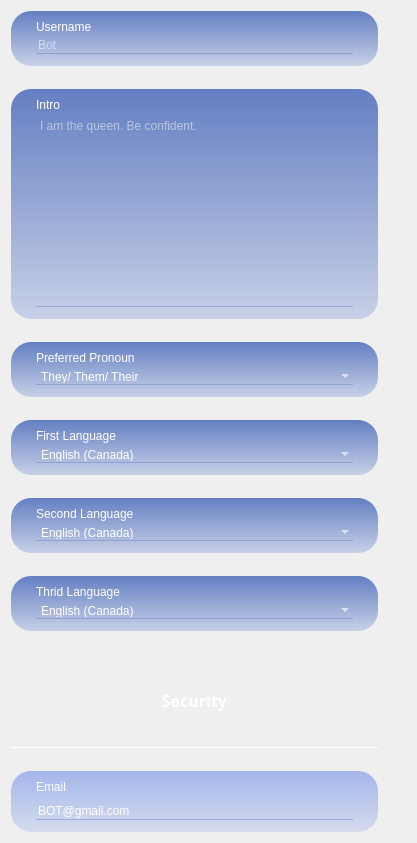
                           <widget class="QWidget" name="scrollAreaWidgetContents">
                            <property name="geometry">
                             <rect>
                              <x>0</x>
                              <y>-174</y>
                              <width>417</width>
                              <height>843</height>
                             </rect>
                            </property>
                            <layout class="QVBoxLayout" name="verticalLayout_11">
                             <property name="spacing">
                              <number>23</number>
                             </property>
                             <property name="rightMargin">
                              <number>39</number>
                             </property>
                             <item>
                              <widget class="QWidget" name="username_wid" native="true">
                               <property name="sizePolicy">
                                <sizepolicy hsizetype="Expanding" vsizetype="Fixed">
                                 <horstretch>0</horstretch>
                                 <verstretch>0</verstretch>
                                </sizepolicy>
                               </property>
                               <property name="minimumSize">
                                <size>
                                 <width>300</width>
                                 <height>0</height>
                                </size>
                               </property>
                               <property name="styleSheet">
                                <string notr="true">QWidget#username_wid
{
background-color: qlineargradient(spread:pad, x1:1, y1:0, x2:1, y2:1, stop:0 rgba(100, 127, 194, 255), stop:1 rgba(123, 149, 216, 87));
border-radius: 20px
}</string>
                               </property>
                               <layout class="QVBoxLayout" name="verticalLayout_10">
                                <property name="spacing">
                                 <number>3</number>
                                </property>
                                <property name="leftMargin">
                                 <number>25</number>
                                </property>
                                <property name="rightMargin">
                                 <number>25</number>
                                </property>
                                <property name="bottomMargin">
                                 <number>12</number>
                                </property>
                                <item>
                                 <widget class="QLabel" name="username_ti">
                                  <property name="styleSheet">
                                   <string notr="true">QLabel#username_ti{
background-color: none;
	font: 8pt &quot;Poppins&quot;;
color: white;
}</string>
                                  </property>
                                  <property name="text">
                                   <string>Username</string>
                                  </property>
                                 </widget>
                                </item>
                                <item>
                                 <widget class="QLineEdit" name="username_enter">
                                  <property name="styleSheet">
                                   <string notr="true">QLineEdit#username_enter{
background-color:rgba(255, 255, 255, 0);
border:none;
border-bottom:1px solid rgba(101, 128, 195, 120);
color: white;
	font: 12pt &quot;Poppins&quot;;
}</string>
                                  </property>
                                  <property name="placeholderText">
                                   <string>Bot</string>
                                  </property>
                                 </widget>
                                </item>
                               </layout>
                              </widget>
                             </item>
                             <item>
                              <widget class="QWidget" name="intro" native="true">
                               <property name="sizePolicy">
                                <sizepolicy hsizetype="Expanding" vsizetype="Fixed">
                                 <horstretch>0</horstretch>
                                 <verstretch>0</verstretch>
                                </sizepolicy>
                               </property>
                               <property name="minimumSize">
                                <size>
                                 <width>300</width>
                                 <height>0</height>
                                </size>
                               </property>
                               <property name="styleSheet">
                                <string notr="true">QWidget#intro
{
background-color: qlineargradient(spread:pad, x1:1, y1:0, x2:1, y2:1, stop:0 rgba(100, 127, 194, 255), stop:1 rgba(123, 149, 216, 87));
border-radius: 20px
}</string>
                               </property>
                               <layout class="QVBoxLayout" name="verticalLayout_17">
                                <property name="spacing">
                                 <number>3</number>
                                </property>
                                <property name="leftMargin">
                                 <number>25</number>
                                </property>
                                <property name="rightMargin">
                                 <number>25</number>
                                </property>
                                <property name="bottomMargin">
                                 <number>12</number>
                                </property>
                                <item>
                                 <widget class="QLabel" name="intro_ti">
                                  <property name="styleSheet">
                                   <string notr="true">QLabel#intro_ti{
background-color: none;
	font: 8pt &quot;Poppins&quot;;
color: white;
}</string>
                                  </property>
                                  <property name="text">
                                   <string>Intro</string>
                                  </property>
                                 </widget>
                                </item>
                                <item>
                                 <widget class="QTextEdit" name="textEdit">
                                  <property name="styleSheet">
                                   <string notr="true">QTextEdit{
background-color:rgba(255, 255, 255, 0);
border:none;
border-bottom:1px solid rgba(101, 128, 195, 120);
color: white;
	font: 12pt &quot;Poppins&quot;;
}





QScrollArea {
        border: none;
    }

    QScrollBar {
        background: #7B95D8;
        border-radius: 5px;
    }

    QScrollBar:horizontal {
        height: 13px;
    }

    QScrollBar:vertical {
        width: 13px;
    }

    QScrollBar::handle {
        background: #E1EAFE;
        border-radius: 5px;
    }

    QScrollBar::handle:horizontal {
        height: 25px;
        min-width: 10px;
    }

    QScrollBar::handle:vertical {
        width: 25px;
        min-height: 10px;
    }

    QScrollBar::add-line {
        border: none;
        background: none;
    }

    QScrollBar::sub-line {
        border: none;
        background: none;
    }</string>
                                  </property>
                                  <property name="placeholderText">
                                   <string>I am the queen. Be confident. </string>
                                  </property>
                                 </widget>
                                </item>
                               </layout>
                              </widget>
                             </item>
                             <item>
                              <widget class="QWidget" name="preferred_pro_wid" native="true">
                               <property name="sizePolicy">
                                <sizepolicy hsizetype="Expanding" vsizetype="Fixed">
                                 <horstretch>0</horstretch>
                                 <verstretch>0</verstretch>
                                </sizepolicy>
                               </property>
                               <property name="minimumSize">
                                <size>
                                 <width>300</width>
                                 <height>0</height>
                                </size>
                               </property>
                               <property name="styleSheet">
                                <string notr="true">QWidget#preferred_pro_wid
{
background-color: qlineargradient(spread:pad, x1:1, y1:0, x2:1, y2:1, stop:0 rgba(100, 127, 194, 255), stop:1 rgba(123, 149, 216, 87));
border-radius: 20px
}</string>
                               </property>
                               <layout class="QVBoxLayout" name="verticalLayout_13">
                                <property name="spacing">
                                 <number>3</number>
                                </property>
                                <property name="leftMargin">
                                 <number>25</number>
                                </property>
                                <property name="rightMargin">
                                 <number>25</number>
                                </property>
                                <property name="bottomMargin">
                                 <number>12</number>
                                </property>
                                <item>
                                 <widget class="QLabel" name="perferred_pro">
                                  <property name="styleSheet">
                                   <string notr="true">QLabel#perferred_pro
{
background-color: none;
	font: 8pt &quot;Poppins&quot;;
color: white;
}</string>
                                  </property>
                                  <property name="text">
                                   <string>Preferred Pronoun</string>
                                  </property>
                                 </widget>
                                </item>
                                <item>
                                 <widget class="QComboBox" name="pro_comboBox">
                                  <property name="styleSheet">
                                   <string notr="true">QComboBox{
background-color:rgba(255, 255, 255, 0);
border:none;
border-bottom:1px solid rgba(101, 128, 195, 120);
color: white;
font: 12pt &quot;Poppins&quot;;
}

QComboBox QAbstractItemView{
background-color:#BBC8EA;
border:1px solid rgba(101, 128, 195, 120);
color: white;
	font: 12pt &quot;Poppins&quot;;
border-radius: 10px;
}</string>
                                  </property>
                                  <item>
                                   <property name="text">
                                    <string>They/ Them/ Their</string>
                                   </property>
                                  </item>
                                  <item>
                                   <property name="text">
                                    <string>She/ Her/ Hers</string>
                                   </property>
                                  </item>
                                  <item>
                                   <property name="text">
                                    <string>He/ Him/ His </string>
                                   </property>
                                  </item>
                                 </widget>
                                </item>
                               </layout>
                              </widget>
                             </item>
                             <item>
                              <widget class="QWidget" name="language_1st" native="true">
                               <property name="sizePolicy">
                                <sizepolicy hsizetype="Expanding" vsizetype="Fixed">
                                 <horstretch>0</horstretch>
                                 <verstretch>0</verstretch>
                                </sizepolicy>
                               </property>
                               <property name="minimumSize">
                                <size>
                                 <width>300</width>
                                 <height>0</height>
                                </size>
                               </property>
                               <property name="styleSheet">
                                <string notr="true">QWidget#language_1st
{
background-color: qlineargradient(spread:pad, x1:1, y1:0, x2:1, y2:1, stop:0 rgba(100, 127, 194, 255), stop:1 rgba(123, 149, 216, 87));
border-radius: 20px
}</string>
                               </property>
                               <layout class="QVBoxLayout" name="verticalLayout_14">
                                <property name="spacing">
                                 <number>3</number>
                                </property>
                                <property name="leftMargin">
                                 <number>25</number>
                                </property>
                                <property name="rightMargin">
                                 <number>25</number>
                                </property>
                                <property name="bottomMargin">
                                 <number>12</number>
                                </property>
                                <item>
                                 <widget class="QLabel" name="language_1st_til">
                                  <property name="styleSheet">
                                   <string notr="true">QLabel#language_1st_til
{
background-color: none;
	font: 8pt &quot;Poppins&quot;;
color: white;
}</string>
                                  </property>
                                  <property name="text">
                                   <string>First Language</string>
                                  </property>
                                 </widget>
                                </item>
                                <item>
                                 <widget class="QComboBox" name="language_1st_com">
                                  <property name="styleSheet">
                                   <string notr="true">QComboBox{
background-color:rgba(255, 255, 255, 0);
border:none;
border-bottom:1px solid rgba(101, 128, 195, 120);
color: white;
font: 12pt &quot;Poppins&quot;;
}

QComboBox QAbstractItemView{
background-color:#BBC8EA;
border:1px solid rgba(101, 128, 195, 120);
color: white;
	font: 12pt &quot;Poppins&quot;;
border-radius: 10px;
}</string>
                                  </property>
                                  <item>
                                   <property name="text">
                                    <string>English (Canada)</string>
                                   </property>
                                  </item>
                                  <item>
                                   <property name="text">
                                    <string>English (US)</string>
                                   </property>
                                  </item>
                                  <item>
                                   <property name="text">
                                    <string>French</string>
                                   </property>
                                  </item>
                                  <item>
                                   <property name="text">
                                    <string>German</string>
                                   </property>
                                  </item>
                                  <item>
                                   <property name="text">
                                    <string>Chinese (Simplified)</string>
                                   </property>
                                  </item>
                                  <item>
                                   <property name="text">
                                    <string>Chinese (Traditional)</string>
                                   </property>
                                  </item>
                                  <item>
                                   <property name="text">
                                    <string>Spanish</string>
                                   </property>
                                  </item>
                                  <item>
                                   <property name="text">
                                    <string>Japanese</string>
                                   </property>
                                  </item>
                                  <item>
                                   <property name="text">
                                    <string>Korean</string>
                                   </property>
                                  </item>
                                 </widget>
                                </item>
                               </layout>
                              </widget>
                             </item>
                             <item>
                              <widget class="QWidget" name="language_2nd" native="true">
                               <property name="sizePolicy">
                                <sizepolicy hsizetype="Expanding" vsizetype="Fixed">
                                 <horstretch>0</horstretch>
                                 <verstretch>0</verstretch>
                                </sizepolicy>
                               </property>
                               <property name="minimumSize">
                                <size>
                                 <width>300</width>
                                 <height>0</height>
                                </size>
                               </property>
                               <property name="styleSheet">
                                <string notr="true">QWidget#language_2nd
{
background-color: qlineargradient(spread:pad, x1:1, y1:0, x2:1, y2:1, stop:0 rgba(100, 127, 194, 255), stop:1 rgba(123, 149, 216, 87));
border-radius: 20px
}</string>
                               </property>
                               <layout class="QVBoxLayout" name="verticalLayout_15">
                                <property name="spacing">
                                 <number>3</number>
                                </property>
                                <property name="leftMargin">
                                 <number>25</number>
                                </property>
                                <property name="rightMargin">
                                 <number>25</number>
                                </property>
                                <property name="bottomMargin">
                                 <number>12</number>
                                </property>
                                <item>
                                 <widget class="QLabel" name="language_2nd_til">
                                  <property name="styleSheet">
                                   <string notr="true">QLabel#language_2nd_til
{
background-color: none;
	font: 8pt &quot;Poppins&quot;;
color: white;
}</string>
                                  </property>
                                  <property name="text">
                                   <string>Second Language</string>
                                  </property>
                                 </widget>
                                </item>
                                <item>
                                 <widget class="QComboBox" name="language_2nd_com">
                                  <property name="styleSheet">
                                   <string notr="true">QComboBox{
background-color:rgba(255, 255, 255, 0);
border:none;
border-bottom:1px solid rgba(101, 128, 195, 120);
color: white;
font: 12pt &quot;Poppins&quot;;
}

QComboBox QAbstractItemView{
background-color:#BBC8EA;
border:1px solid rgba(101, 128, 195, 120);
color: white;
	font: 12pt &quot;Poppins&quot;;
border-radius: 10px;
}</string>
                                  </property>
                                  <item>
                                   <property name="text">
                                    <string>English (Canada)</string>
                                   </property>
                                  </item>
                                  <item>
                                   <property name="text">
                                    <string>English (US)</string>
                                   </property>
                                  </item>
                                  <item>
                                   <property name="text">
                                    <string>French</string>
                                   </property>
                                  </item>
                                  <item>
                                   <property name="text">
                                    <string>German</string>
                                   </property>
                                  </item>
                                  <item>
                                   <property name="text">
                                    <string>Chinese (Simplified)</string>
                                   </property>
                                  </item>
                                  <item>
                                   <property name="text">
                                    <string>Chinese (Traditional)</string>
                                   </property>
                                  </item>
                                  <item>
                                   <property name="text">
                                    <string>Spanish</string>
                                   </property>
                                  </item>
                                  <item>
                                   <property name="text">
                                    <string>Japanese</string>
                                   </property>
                                  </item>
                                  <item>
                                   <property name="text">
                                    <string>Korean</string>
                                   </property>
                                  </item>
                                 </widget>
                                </item>
                               </layout>
                              </widget>
                             </item>
                             <item>
                              <widget class="QWidget" name="language_3rd" native="true">
                               <property name="sizePolicy">
                                <sizepolicy hsizetype="Expanding" vsizetype="Fixed">
                                 <horstretch>0</horstretch>
                                 <verstretch>0</verstretch>
                                </sizepolicy>
                               </property>
                               <property name="minimumSize">
                                <size>
                                 <width>300</width>
                                 <height>0</height>
                                </size>
                               </property>
                               <property name="styleSheet">
                                <string notr="true">QWidget#language_3rd
{
background-color: qlineargradient(spread:pad, x1:1, y1:0, x2:1, y2:1, stop:0 rgba(100, 127, 194, 255), stop:1 rgba(123, 149, 216, 87));
border-radius: 20px
}</string>
                               </property>
                               <layout class="QVBoxLayout" name="verticalLayout_16">
                                <property name="spacing">
                                 <number>3</number>
                                </property>
                                <property name="leftMargin">
                                 <number>25</number>
                                </property>
                                <property name="rightMargin">
                                 <number>25</number>
                                </property>
                                <property name="bottomMargin">
                                 <number>12</number>
                                </property>
                                <item>
                                 <widget class="QLabel" name="language_3rd_til">
                                  <property name="styleSheet">
                                   <string notr="true">QLabel#language_3rd_til
{
background-color: none;
	font: 8pt &quot;Poppins&quot;;
color: white;
}</string>
                                  </property>
                                  <property name="text">
                                   <string>Thrid Language</string>
                                  </property>
                                 </widget>
                                </item>
                                <item>
                                 <widget class="QComboBox" name="language_3rd_com">
                                  <property name="styleSheet">
                                   <string notr="true">QComboBox{
background-color:rgba(255, 255, 255, 0);
border:none;
border-bottom:1px solid rgba(101, 128, 195, 120);
color: white;
font: 12pt &quot;Poppins&quot;;
}

QComboBox QAbstractItemView{
background-color:#BBC8EA;
border:1px solid rgba(101, 128, 195, 120);
color: white;
	font: 12pt &quot;Poppins&quot;;
border-radius: 10px;
}</string>
                                  </property>
                                  <item>
                                   <property name="text">
                                    <string>English (Canada)</string>
                                   </property>
                                  </item>
                                  <item>
                                   <property name="text">
                                    <string>English (US)</string>
                                   </property>
                                  </item>
                                  <item>
                                   <property name="text">
                                    <string>French</string>
                                   </property>
                                  </item>
                                  <item>
                                   <property name="text">
                                    <string>German</string>
                                   </property>
                                  </item>
                                  <item>
                                   <property name="text">
                                    <string>Chinese (Simplified)</string>
                                   </property>
                                  </item>
                                  <item>
                                   <property name="text">
                                    <string>Chinese (Traditional)</string>
                                   </property>
                                  </item>
                                  <item>
                                   <property name="text">
                                    <string>Spanish</string>
                                   </property>
                                  </item>
                                  <item>
                                   <property name="text">
                                    <string>Japanese</string>
                                   </property>
                                  </item>
                                  <item>
                                   <property name="text">
                                    <string>Korean</string>
                                   </property>
                                  </item>
                                 </widget>
                                </item>
                               </layout>
                              </widget>
                             </item>
                             <item>
                              <widget class="QLabel" name="title_security">
                               <property name="font">
                                <font>
                                 <family>Poppins</family>
                                 <pointsize>12</pointsize>
                                 <weight>75</weight>
                                 <italic>false</italic>
                                 <bold>true</bold>
                                </font>
                               </property>
                               <property name="styleSheet">
                                <string notr="true">QLabel#title_security{
border: white;
	border-bottom: 1px solid rgb(255, 255, 255);
background-color: none;
color: white;
}</string>
                               </property>
                               <property name="text">
                                <string>Security</string>
                               </property>
                               <property name="alignment">
                                <set>Qt::AlignCenter</set>
                               </property>
                               <property name="margin">
                                <number>3</number>
                               </property>
                              </widget>
                             </item>
                             <item>
                              <widget class="QWidget" name="Security_block" native="true">
                               <property name="sizePolicy">
                                <sizepolicy hsizetype="Expanding" vsizetype="Fixed">
                                 <horstretch>0</horstretch>
                                 <verstretch>0</verstretch>
                                </sizepolicy>
                               </property>
                               <property name="minimumSize">
                                <size>
                                 <width>300</width>
                                 <height>0</height>
                                </size>
                               </property>
                               <property name="styleSheet">
                                <string notr="true">QWidget#Security_block
{
background-color: qlineargradient(spread:pad, x1:1, y1:0, x2:1, y2:1, stop:0 rgba(163, 182, 234, 255), stop:1 rgba(163, 182, 234, 87));
border-radius: 20px
}</string>
                               </property>
                               <layout class="QVBoxLayout" name="verticalLayout_18">
                                <property name="spacing">
                                 <number>9</number>
                                </property>
                                <property name="leftMargin">
                                 <number>25</number>
                                </property>
                                <property name="rightMargin">
                                 <number>25</number>
                                </property>
                                <property name="bottomMargin">
                                 <number>12</number>
                                </property>
                                <item>
                                 <widget class="QLabel" name="enter_email_title">
                                  <property name="styleSheet">
                                   <string notr="true">QLabel#enter_email_title{
background-color: none;
	font: 8pt &quot;Poppins&quot;;
color: white;
}</string>
                                  </property>
                                  <property name="text">
                                   <string>Email</string>
                                  </property>
                                 </widget>
                                </item>
                                <item>
                                 <widget class="QLineEdit" name="enter_email">
                                  <property name="styleSheet">
                                   <string notr="true">QLineEdit#enter_email{
background-color:rgba(255, 255, 255, 0);
border:none;
border-bottom:1px solid rgba(101, 128, 195, 120);
color: white;
	font: 12pt &quot;Poppins&quot;;
}</string>
                                  </property>
                                  <property name="text">
                                   <string>BOT@gmail.com</string>
                                  </property>
                                  <property name="placeholderText">
                                   <string>Bot</string>
                                  </property>
                                 </widget>
                                </item>
                               </layout>
                              </widget>
                             </item>
                            </layout>
                           </widget>
